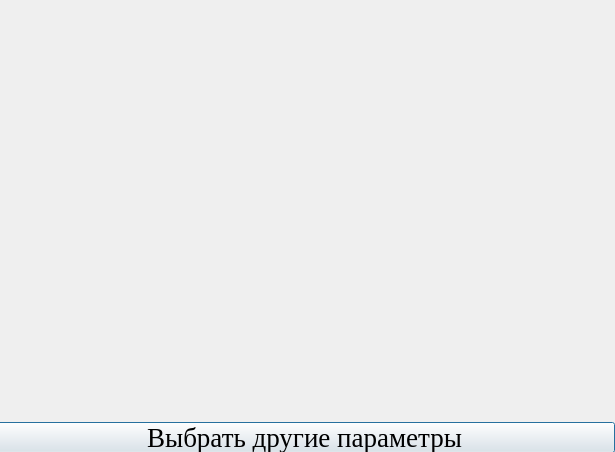
<?xml version="1.0" encoding="UTF-8"?>
<ui version="4.0">
 <class>Paint</class>
 <widget class="QDialog" name="Paint">
  <property name="geometry">
   <rect>
    <x>0</x>
    <y>0</y>
    <width>615</width>
    <height>452</height>
   </rect>
  </property>
  <property name="windowTitle">
   <string>График</string>
  </property>
  <widget class="QCustomPlot" name="customPlot" native="true">
   <property name="geometry">
    <rect>
     <x>9</x>
     <y>9</y>
     <width>601</width>
     <height>411</height>
    </rect>
   </property>
  </widget>
  <widget class="QPushButton" name="changeParam">
   <property name="geometry">
    <rect>
     <x>-6</x>
     <y>422</y>
     <width>621</width>
     <height>31</height>
    </rect>
   </property>
   <property name="font">
    <font>
     <family>Times New Roman</family>
     <pointsize>20</pointsize>
    </font>
   </property>
   <property name="text">
    <string>Выбрать другие параметры</string>
   </property>
  </widget>
  <zorder>changeParam</zorder>
  <zorder>customPlot</zorder>
 </widget>
 <customwidgets>
  <customwidget>
   <class>QCustomPlot</class>
   <extends>QWidget</extends>
   <header>../../qcustomplot.h</header>
   <container>1</container>
  </customwidget>
 </customwidgets>
 <resources/>
 <connections/>
</ui>
